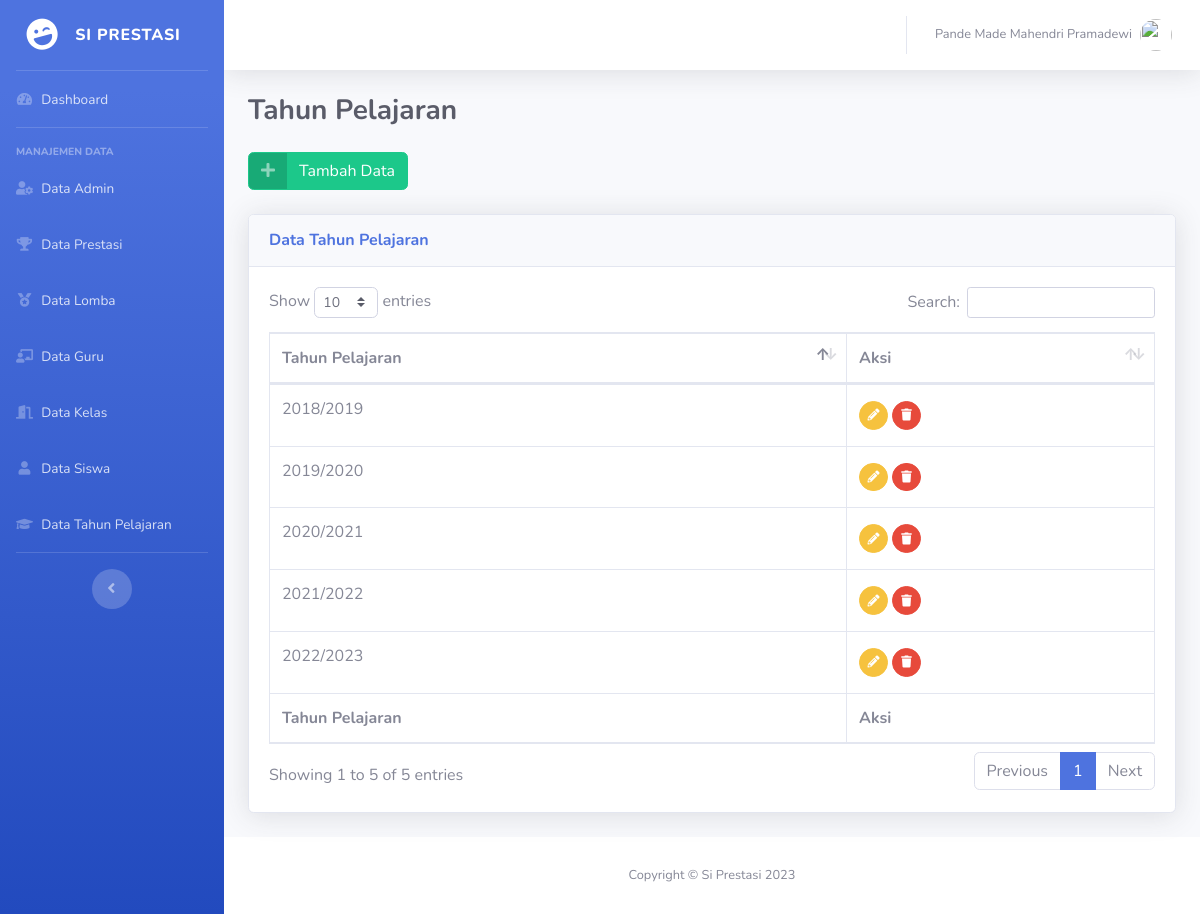
Screenshot of /admin/tahun_pelajaran/index.php (signed in) with the database file from the repository.
### tables this page shows
CREATE TABLE `tb_tapel` (
  `tid` int NOT NULL,
  `ttapel` varchar(9) NOT NULL
);

### functions.php (called while the page is built, shortened)
<?php
$conn = mysqli_connect(DB_HOST, DB_USER, DB_PASS, DB_NAME);
function query($query)
{
	global $conn;
	$result = mysqli_query($conn, $query);
	$rows = [];
	while ($row = mysqli_fetch_assoc($result)) {
		$rows[] = $row;
	}
	return $rows;
}

### admin/tahun_pelajaran/index.php (the view, shortened to what this page needs)
<?php
include '../../functions.php';
$data = query('SELECT * FROM tb_tapel');
?>
<!DOCTYPE html>
<html lang="en">
<head>
    <link href="../../vendor/fontawesome-free/css/all.min.css" rel="stylesheet" type="text/css">
    <link href="../../css/sb-admin-2.min.css" rel="stylesheet">
    <link href="../../vendor/datatables/dataTables.bootstrap4.min.css" rel="stylesheet">
</head>
<body id="page-top">
    <div id="wrapper">
        <?php require_once "../partial/sidebar.php" ?>
        <div id="content-wrapper" class="d-flex flex-column">
            <div id="content">
                <?php require_once "../partial/topbar.php" ?>
                <div class="container-fluid">
                    <div class="d-sm-flex align-items-center justify-content-between mb-4">
                        <h1 class="h3 mb-0 text-gray-800 font-weight-bold">Tahun Pelajaran</h1>
                    </div>
                    <a href="<?= BASE_URL ?>/admin/tahun_pelajaran/create.php" class="btn btn-success btn-icon-split mb-4">
                        <span class="icon text-white-50">
                            <i class="fas fa-plus"></i>
                        </span>
                        <span class="text">Tambah Data</span>
                    </a>
                    <div class="card shadow mb-4">
                        <div class="card-header py-3">
                            <h6 class="m-0 font-weight-bold text-primary">Data Tahun Pelajaran</h6>
                        </div>
                        <div class="card-body">
                            <div class="table-responsive">
                                <table class="table table-bordered" id="dataTable" width="100%" cellspacing="0">
                                    <thead>
                                        <tr>
                                            <th>Tahun Pelajaran</th>
                                            <th>Aksi</th>
                                        </tr>
                                    </thead>
                                    <tfoot>
                                        <tr>
                                            <th>Tahun Pelajaran</th>
                                            <th>Aksi</th>
                                        </tr>
                                    </tfoot>
                                    <tbody>
                                        <?php foreach ($data as $d) : ?>
                                            <tr>
                                                <td><?= $d['ttapel'] ?></td>
                                                <td>
                                                    <a href="<?= BASE_URL ?>/admin/tahun_pelajaran/edit.php?tid=<?= $d['tid'] ?>" class=" btn btn-warning btn-circle btn-sm my-1">
                                                        <i class="fas fa-pencil-alt"></i>
                                                    </a>
                                                    <a onclick="return confirm('Yakin ingin menghapus?')" href="<?= BASE_URL ?>/admin/tahun_pelajaran/delete.php?tid=<?= $d['tid'] ?>" class=" btn btn-danger btn-circle btn-sm my-1">
                                                        <i class="fas fa-trash"></i>
                                                    </a>
                                                </td>
                                            </tr>
                                        <?php endforeach; ?>
                                    </tbody>
                                </table>
                            </div>
                        </div>
                    </div>
                </div>
            </div>
            <?php require_once "../partial/footer.php" ?>
        </div>
    </div>
</body>
</html>

### rows the page displays
tb_tapel: ttapel "2018/2019"
tb_tapel: ttapel "2019/2020"
tb_tapel: ttapel "2020/2021"
tb_tapel: ttapel "2021/2022"
tb_tapel: ttapel "2022/2023"

### other values shown
$user['nama'] "Pande Made Mahendri Pramadewi"
